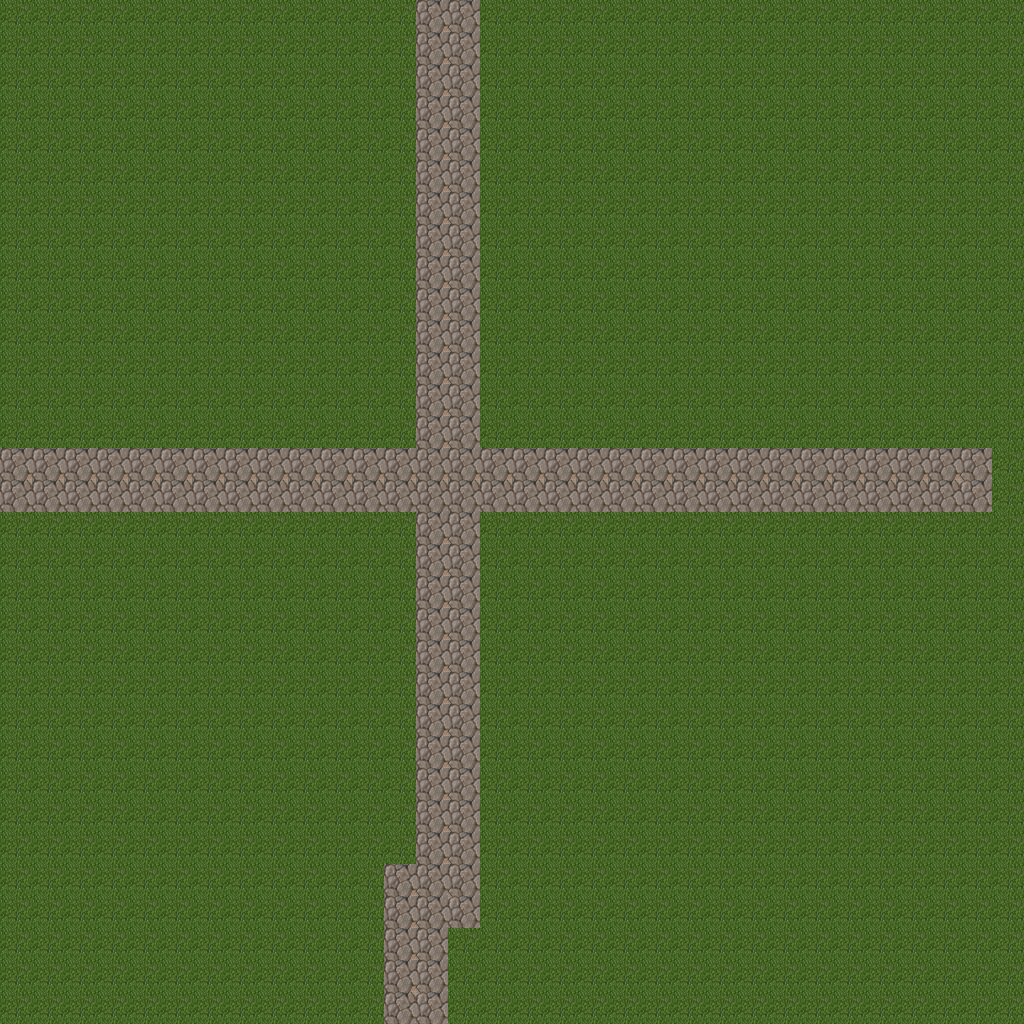

Below is a game level as drawn by its tile map, then a one-line description and the .tmx that defines it (tile-layer data replaced by summaries):
An orthogonal 32x32 tile map with 32x32 px tiles, 1 tile layer (Tile Layer 1).

<map version="1.5" tiledversion="1.7.2" orientation="orthogonal" renderorder="right-down" width="32" height="32" tilewidth="32" tileheight="32" infinite="0" nextlayerid="2" nextobjectid="1">
 <tileset firstgid="1" source="test.tsx" />
 <layer id="1" name="Tile Layer 1" width="32" height="32">
  <data>[1024 cells, 1024 non-empty, 5 distinct tile ids]</data>
 </layer>
</map>
